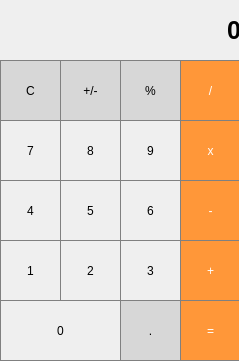
<?xml version="1.0" encoding="UTF-8"?>
<ui version="4.0">
 <class>MainWindow</class>
 <widget class="QMainWindow" name="MainWindow">
  <property name="geometry">
   <rect>
    <x>0</x>
    <y>0</y>
    <width>239</width>
    <height>361</height>
   </rect>
  </property>
  <property name="windowTitle">
   <string>MainWindow</string>
  </property>
  <widget class="QWidget" name="centralWidget">
   <widget class="QLabel" name="label">
    <property name="geometry">
     <rect>
      <x>0</x>
      <y>0</y>
      <width>241</width>
      <height>61</height>
     </rect>
    </property>
    <property name="font">
     <font>
      <pointsize>19</pointsize>
      <weight>75</weight>
      <bold>true</bold>
     </font>
    </property>
    <property name="styleSheet">
     <string notr="true">QLabel {
  qproperty-alignment: 'AlignVCenter | AlignRight';
  border: 1px solid gray;
}

background-color : white;</string>
    </property>
    <property name="text">
     <string>0</string>
    </property>
    <property name="alignment">
     <set>Qt::AlignRight|Qt::AlignTrailing|Qt::AlignVCenter</set>
    </property>
   </widget>
   <widget class="QPushButton" name="pushButton_clear">
    <property name="geometry">
     <rect>
      <x>0</x>
      <y>60</y>
      <width>61</width>
      <height>61</height>
     </rect>
    </property>
    <property name="styleSheet">
     <string notr="true">QPushButton {
  background-color: rgb(215, 215, 215);
  border: 1px solid gray;
}
QPushButton:pressed {
    background-color: qlineargradient(x1: 0, y1: 0, x2: 0, y2: 1,
                                      stop: 0 #BEBEBE, stop: 1 #D7D7D7);
}</string>
    </property>
    <property name="text">
     <string>C</string>
    </property>
   </widget>
   <widget class="QPushButton" name="pushButton_plus_mins">
    <property name="geometry">
     <rect>
      <x>60</x>
      <y>60</y>
      <width>61</width>
      <height>61</height>
     </rect>
    </property>
    <property name="styleSheet">
     <string notr="true">QPushButton {
  background-color: rgb(215, 215, 215);
  border: 1px solid gray;
}
QPushButton:pressed {
    background-color: qlineargradient(x1: 0, y1: 0, x2: 0, y2: 1,
                                      stop: 0 #BEBEBE, stop: 1 #D7D7D7);
}</string>
    </property>
    <property name="text">
     <string>+/-</string>
    </property>
   </widget>
   <widget class="QPushButton" name="pushButton_percent">
    <property name="enabled">
     <bool>true</bool>
    </property>
    <property name="geometry">
     <rect>
      <x>120</x>
      <y>60</y>
      <width>61</width>
      <height>61</height>
     </rect>
    </property>
    <property name="styleSheet">
     <string notr="true">QPushButton {
  background-color: rgb(215, 215, 215);
  border: 1px solid gray;
}
QPushButton:pressed {
    background-color: qlineargradient(x1: 0, y1: 0, x2: 0, y2: 1,
                                      stop: 0 #BEBEBE, stop: 1 #D7D7D7);
}</string>
    </property>
    <property name="text">
     <string>%</string>
    </property>
   </widget>
   <widget class="QPushButton" name="pushButton_divide">
    <property name="geometry">
     <rect>
      <x>180</x>
      <y>60</y>
      <width>61</width>
      <height>61</height>
     </rect>
    </property>
    <property name="styleSheet">
     <string notr="true">QPushButton {
  background-color: rgb(255, 151, 57);
  color: white; 
  border: 1px solid gray;
}

QPushButton:pressed {
    background-color: qlineargradient(x1: 0, y1: 0, x2: 0, y2: 1,
                                      stop: 0 #FF7832, stop: 1 #FF9739);
}</string>
    </property>
    <property name="text">
     <string>/</string>
    </property>
   </widget>
   <widget class="QPushButton" name="pushButton_9">
    <property name="geometry">
     <rect>
      <x>120</x>
      <y>120</y>
      <width>61</width>
      <height>61</height>
     </rect>
    </property>
    <property name="styleSheet">
     <string notr="true">QPushButton {
   border: 1px solid gray;
}
QPushButton:pressed {
    background-color: qlineargradient(x1: 0, y1: 0, x2: 0, y2: 1,
                                      stop: 0 #dadbde, stop: 1 #f6f7fa);
}</string>
    </property>
    <property name="text">
     <string>9</string>
    </property>
   </widget>
   <widget class="QPushButton" name="pushButton_ride">
    <property name="geometry">
     <rect>
      <x>180</x>
      <y>120</y>
      <width>61</width>
      <height>61</height>
     </rect>
    </property>
    <property name="styleSheet">
     <string notr="true">QPushButton {
  background-color: rgb(255, 151, 57);
  color: white; 
  border: 1px solid gray;
}

QPushButton:pressed {
    background-color: qlineargradient(x1: 0, y1: 0, x2: 0, y2: 1,
                                      stop: 0 #FF7832, stop: 1 #FF9739);
}</string>
    </property>
    <property name="text">
     <string>x</string>
    </property>
   </widget>
   <widget class="QPushButton" name="pushButton_7">
    <property name="geometry">
     <rect>
      <x>0</x>
      <y>120</y>
      <width>61</width>
      <height>61</height>
     </rect>
    </property>
    <property name="styleSheet">
     <string notr="true">QPushButton {
   border: 1px solid gray;
}
QPushButton:pressed {
    background-color: qlineargradient(x1: 0, y1: 0, x2: 0, y2: 1,
                                      stop: 0 #dadbde, stop: 1 #f6f7fa);
}</string>
    </property>
    <property name="text">
     <string>7</string>
    </property>
   </widget>
   <widget class="QPushButton" name="pushButton_8">
    <property name="geometry">
     <rect>
      <x>60</x>
      <y>120</y>
      <width>61</width>
      <height>61</height>
     </rect>
    </property>
    <property name="styleSheet">
     <string notr="true">QPushButton {
   border: 1px solid gray;
}
QPushButton:pressed {
    background-color: qlineargradient(x1: 0, y1: 0, x2: 0, y2: 1,
                                      stop: 0 #dadbde, stop: 1 #f6f7fa);
}</string>
    </property>
    <property name="text">
     <string>8</string>
    </property>
   </widget>
   <widget class="QPushButton" name="pushButton_6">
    <property name="geometry">
     <rect>
      <x>120</x>
      <y>180</y>
      <width>61</width>
      <height>61</height>
     </rect>
    </property>
    <property name="styleSheet">
     <string notr="true">QPushButton {
   border: 1px solid gray;
}
QPushButton:pressed {
    background-color: qlineargradient(x1: 0, y1: 0, x2: 0, y2: 1,
                                      stop: 0 #dadbde, stop: 1 #f6f7fa);
}</string>
    </property>
    <property name="text">
     <string>6</string>
    </property>
   </widget>
   <widget class="QPushButton" name="pushButton_reduce">
    <property name="geometry">
     <rect>
      <x>180</x>
      <y>180</y>
      <width>61</width>
      <height>61</height>
     </rect>
    </property>
    <property name="styleSheet">
     <string notr="true">QPushButton {
  background-color: rgb(255, 151, 57);
  color: white; 
  border: 1px solid gray;
}

QPushButton:pressed {
    background-color: qlineargradient(x1: 0, y1: 0, x2: 0, y2: 1,
                                      stop: 0 #FF7832, stop: 1 #FF9739);
}</string>
    </property>
    <property name="text">
     <string>-</string>
    </property>
   </widget>
   <widget class="QPushButton" name="pushButton_4">
    <property name="geometry">
     <rect>
      <x>0</x>
      <y>180</y>
      <width>61</width>
      <height>61</height>
     </rect>
    </property>
    <property name="styleSheet">
     <string notr="true">QPushButton {
   border: 1px solid gray;
}
QPushButton:pressed {
    background-color: qlineargradient(x1: 0, y1: 0, x2: 0, y2: 1,
                                      stop: 0 #dadbde, stop: 1 #f6f7fa);
}</string>
    </property>
    <property name="text">
     <string>4</string>
    </property>
   </widget>
   <widget class="QPushButton" name="pushButton_5">
    <property name="geometry">
     <rect>
      <x>60</x>
      <y>180</y>
      <width>61</width>
      <height>61</height>
     </rect>
    </property>
    <property name="styleSheet">
     <string notr="true">QPushButton {
   border: 1px solid gray;
}
QPushButton:pressed {
    background-color: qlineargradient(x1: 0, y1: 0, x2: 0, y2: 1,
                                      stop: 0 #dadbde, stop: 1 #f6f7fa);
}</string>
    </property>
    <property name="text">
     <string>5</string>
    </property>
   </widget>
   <widget class="QPushButton" name="pushButton_3">
    <property name="geometry">
     <rect>
      <x>120</x>
      <y>240</y>
      <width>61</width>
      <height>61</height>
     </rect>
    </property>
    <property name="styleSheet">
     <string notr="true">QPushButton {
   border: 1px solid gray;
}
QPushButton:pressed {
    background-color: qlineargradient(x1: 0, y1: 0, x2: 0, y2: 1,
                                      stop: 0 #dadbde, stop: 1 #f6f7fa);
}</string>
    </property>
    <property name="text">
     <string>3</string>
    </property>
   </widget>
   <widget class="QPushButton" name="pushButton_plus">
    <property name="geometry">
     <rect>
      <x>180</x>
      <y>240</y>
      <width>61</width>
      <height>61</height>
     </rect>
    </property>
    <property name="styleSheet">
     <string notr="true">QPushButton {
  background-color: rgb(255, 151, 57);
  color: white; 
  border: 1px solid gray;
}

QPushButton:pressed {
    background-color: qlineargradient(x1: 0, y1: 0, x2: 0, y2: 1,
                                      stop: 0 #FF7832, stop: 1 #FF9739);
}</string>
    </property>
    <property name="text">
     <string>+</string>
    </property>
   </widget>
   <widget class="QPushButton" name="pushButton_1">
    <property name="geometry">
     <rect>
      <x>0</x>
      <y>240</y>
      <width>61</width>
      <height>61</height>
     </rect>
    </property>
    <property name="styleSheet">
     <string notr="true">QPushButton {
   border: 1px solid gray;
}
QPushButton:pressed {
    background-color: qlineargradient(x1: 0, y1: 0, x2: 0, y2: 1,
                                      stop: 0 #dadbde, stop: 1 #f6f7fa);
}</string>
    </property>
    <property name="text">
     <string>1</string>
    </property>
   </widget>
   <widget class="QPushButton" name="pushButton_2">
    <property name="geometry">
     <rect>
      <x>60</x>
      <y>240</y>
      <width>61</width>
      <height>61</height>
     </rect>
    </property>
    <property name="styleSheet">
     <string notr="true">QPushButton {
   border: 1px solid gray;
}
QPushButton:pressed {
    background-color: qlineargradient(x1: 0, y1: 0, x2: 0, y2: 1,
                                      stop: 0 #dadbde, stop: 1 #f6f7fa);
}</string>
    </property>
    <property name="text">
     <string>2</string>
    </property>
   </widget>
   <widget class="QPushButton" name="pushButton_dot">
    <property name="geometry">
     <rect>
      <x>120</x>
      <y>300</y>
      <width>61</width>
      <height>61</height>
     </rect>
    </property>
    <property name="styleSheet">
     <string notr="true">QPushButton {
  background-color: rgb(215, 215, 215);
  border: 1px solid gray;
}
QPushButton:pressed {
    background-color: qlineargradient(x1: 0, y1: 0, x2: 0, y2: 1,
                                      stop: 0 #BEBEBE, stop: 1 #D7D7D7);
}</string>
    </property>
    <property name="text">
     <string>.</string>
    </property>
   </widget>
   <widget class="QPushButton" name="pushButton_0">
    <property name="geometry">
     <rect>
      <x>0</x>
      <y>300</y>
      <width>121</width>
      <height>61</height>
     </rect>
    </property>
    <property name="styleSheet">
     <string notr="true">QPushButton {
   border: 1px solid gray;
}
QPushButton:pressed {
    background-color: qlineargradient(x1: 0, y1: 0, x2: 0, y2: 1,
                                      stop: 0 #dadbde, stop: 1 #f6f7fa);
}</string>
    </property>
    <property name="text">
     <string>0</string>
    </property>
   </widget>
   <widget class="QPushButton" name="pushButton_equal">
    <property name="geometry">
     <rect>
      <x>180</x>
      <y>300</y>
      <width>61</width>
      <height>61</height>
     </rect>
    </property>
    <property name="styleSheet">
     <string notr="true">QPushButton {
  background-color: rgb(255, 151, 57);
  color: white; 
  border: 1px solid gray;
}

QPushButton:pressed {
    background-color: qlineargradient(x1: 0, y1: 0, x2: 0, y2: 1,
                                      stop: 0 #FF7832, stop: 1 #FF9739);
}</string>
    </property>
    <property name="text">
     <string>=</string>
    </property>
   </widget>
  </widget>
 </widget>
 <layoutdefault spacing="6" margin="11"/>
 <resources/>
 <connections/>
</ui>
